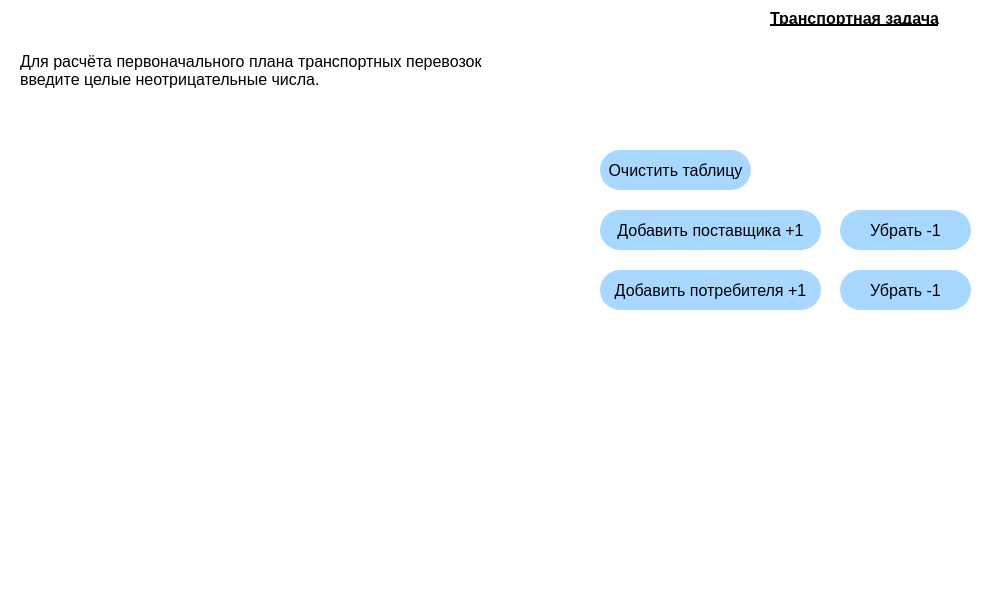
<?xml version="1.0" encoding="UTF-8"?>
<ui version="4.0">
 <class>Widget</class>
 <widget class="QWidget" name="Widget">
  <property name="geometry">
   <rect>
    <x>0</x>
    <y>0</y>
    <width>1000</width>
    <height>600</height>
   </rect>
  </property>
  <property name="font">
   <font>
    <strikeout>false</strikeout>
   </font>
  </property>
  <property name="windowTitle">
   <string>Widget</string>
  </property>
  <property name="styleSheet">
   <string notr="true">background: rgb(255, 255, 255);
</string>
  </property>
  <widget class="QLabel" name="label">
   <property name="geometry">
    <rect>
     <x>770</x>
     <y>10</y>
     <width>191</width>
     <height>16</height>
    </rect>
   </property>
   <property name="font">
    <font>
     <family>Arial</family>
     <pointsize>12</pointsize>
     <weight>75</weight>
     <bold>true</bold>
     <underline>true</underline>
    </font>
   </property>
   <property name="cursor">
    <cursorShape>PointingHandCursor</cursorShape>
   </property>
   <property name="styleSheet">
    <string notr="true">text-decoration: underline;
background-image: url(:/img/info.jpg);
background-position: right;
background-repeat: no-repeat;



</string>
   </property>
   <property name="text">
    <string>Транспортная задача</string>
   </property>
  </widget>
  <widget class="QLabel" name="label_2">
   <property name="geometry">
    <rect>
     <x>20</x>
     <y>40</y>
     <width>551</width>
     <height>61</height>
    </rect>
   </property>
   <property name="font">
    <font>
     <family>Segoe UI</family>
     <pointsize>12</pointsize>
     <strikeout>false</strikeout>
    </font>
   </property>
   <property name="styleSheet">
    <string notr="true"/>
   </property>
   <property name="lineWidth">
    <number>1</number>
   </property>
   <property name="text">
    <string>Для расчёта первоначального плана транспортных перевозок 
введите целые неотрицательные числа.</string>
   </property>
   <property name="wordWrap">
    <bool>false</bool>
   </property>
   <property name="indent">
    <number>0</number>
   </property>
  </widget>
  <widget class="QWidget" name="gridLayoutWidget">
   <property name="geometry">
    <rect>
     <x>20</x>
     <y>150</y>
     <width>511</width>
     <height>441</height>
    </rect>
   </property>
   <layout class="QGridLayout" name="gridLayout"/>
  </widget>
  <widget class="QPushButton" name="pushButtonClear">
   <property name="geometry">
    <rect>
     <x>600</x>
     <y>150</y>
     <width>151</width>
     <height>40</height>
    </rect>
   </property>
   <property name="font">
    <font>
     <family>Segoe UI</family>
     <pointsize>12</pointsize>
    </font>
   </property>
   <property name="cursor">
    <cursorShape>PointingHandCursor</cursorShape>
   </property>
   <property name="styleSheet">
    <string notr="true">*{
    border-radius: 20px;
	background: #A8D8FF;
}


*:hover{
  background: #dbefff;
}
</string>
   </property>
   <property name="text">
    <string>Очистить таблицу</string>
   </property>
  </widget>
  <widget class="QPushButton" name="pushButton_2">
   <property name="geometry">
    <rect>
     <x>600</x>
     <y>210</y>
     <width>221</width>
     <height>40</height>
    </rect>
   </property>
   <property name="font">
    <font>
     <family>Segoe UI</family>
     <pointsize>12</pointsize>
     <weight>50</weight>
     <bold>false</bold>
    </font>
   </property>
   <property name="cursor">
    <cursorShape>PointingHandCursor</cursorShape>
   </property>
   <property name="styleSheet">
    <string notr="true">*{
    border-radius: 20px;
	background: #A8D8FF;
}


*:hover{
  background: #dbefff;
}
</string>
   </property>
   <property name="text">
    <string>Добавить поставщика +1</string>
   </property>
  </widget>
  <widget class="QPushButton" name="pushButton_3">
   <property name="geometry">
    <rect>
     <x>600</x>
     <y>270</y>
     <width>221</width>
     <height>40</height>
    </rect>
   </property>
   <property name="font">
    <font>
     <family>Segoe UI</family>
     <pointsize>12</pointsize>
     <weight>50</weight>
     <bold>false</bold>
    </font>
   </property>
   <property name="cursor">
    <cursorShape>PointingHandCursor</cursorShape>
   </property>
   <property name="styleSheet">
    <string notr="true">*{
    border-radius: 20px;
	background: #A8D8FF;
}


*:hover{
  background: #dbefff;
}
</string>
   </property>
   <property name="text">
    <string>Добавить потребителя +1</string>
   </property>
   <property name="checkable">
    <bool>false</bool>
   </property>
   <property name="default">
    <bool>true</bool>
   </property>
   <property name="flat">
    <bool>true</bool>
   </property>
  </widget>
  <widget class="QPushButton" name="pushButton_4">
   <property name="geometry">
    <rect>
     <x>840</x>
     <y>210</y>
     <width>131</width>
     <height>40</height>
    </rect>
   </property>
   <property name="font">
    <font>
     <family>Segoe UI</family>
     <pointsize>12</pointsize>
     <weight>50</weight>
     <bold>false</bold>
    </font>
   </property>
   <property name="cursor">
    <cursorShape>PointingHandCursor</cursorShape>
   </property>
   <property name="styleSheet">
    <string notr="true">*{
    border-radius: 20px;
	background: #A8D8FF;
}


*:hover{
  background: #dbefff;
}
</string>
   </property>
   <property name="text">
    <string>Убрать -1</string>
   </property>
  </widget>
  <widget class="QPushButton" name="pushButton_5">
   <property name="geometry">
    <rect>
     <x>840</x>
     <y>270</y>
     <width>131</width>
     <height>40</height>
    </rect>
   </property>
   <property name="font">
    <font>
     <family>Segoe UI</family>
     <pointsize>12</pointsize>
     <weight>50</weight>
     <bold>false</bold>
    </font>
   </property>
   <property name="cursor">
    <cursorShape>PointingHandCursor</cursorShape>
   </property>
   <property name="styleSheet">
    <string notr="true">*{
    border-radius: 20px;
	background: #A8D8FF;
}


*:hover{
  background: #dbefff;
}
</string>
   </property>
   <property name="text">
    <string>Убрать -1</string>
   </property>
  </widget>
 </widget>
 <resources/>
 <connections/>
</ui>
